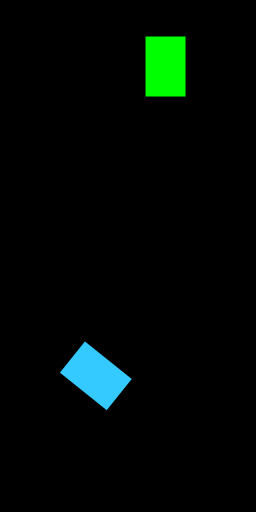
Frame 1 (no input)
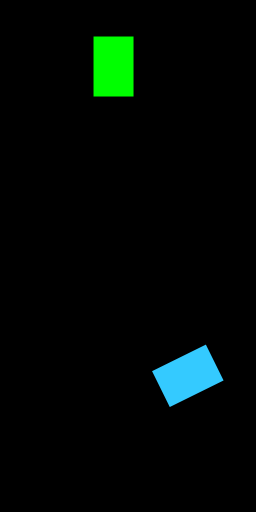
Frame 60 (the mouse pressed at the canvas centre just before this capture)
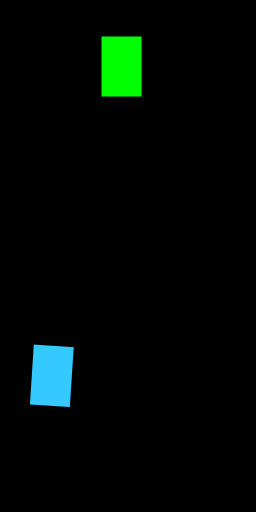
Frame 120 (the mouse held since frame 60 and released just before this capture)

The Processing sketch that drew these frames (run headless with seeded random() and noise(); from frame 60 on, the mouse is pressed at the canvas centre):

// Processing sketch: sketch_01032019_block
// ── sketch_01032019_block.pde
ArrayList<Block> B1;

void setup(){
  size(256,512);
  B1 = new ArrayList<Block>();
}

void draw(){
  background(0);
  B1.add(new Block());
  Block b1 = B1.get(0);
  b1.run();
  
  B1.add(new AmazingBlock());
  Block b2 = B1.get(1);
  b2.run();
  
}

void keyPressed(){
  if( (key=='r') || (key=='R')){
    setup();
  }
}

// ── AmazingBlock.pde
class AmazingBlock extends Block{
  float angle;
  float colorAngle;
  
  AmazingBlock(){
    super();
    this.angle=random(0,360);
    this.posX = random(w,width-w);
    this.posY = random(height/2+h/2, height-h/2);
    this.colorAngle = angle;
  }
  
  void display(){
    noStroke();
    rectMode(CENTER);
    fill(colorAngle%256, 255-colorAngle%256, 255);
    pushMatrix();
    translate(posX,posY);
    rotate(radians(angle));
    rect(0,0,w,h);
    popMatrix();
    angle+= 5;
  }
 
  
}

// ── Block.pde

class Block{
  float posX, posY;
  float w, h;
  float sx;  
  int dir;
  
  Block(){
    this.posX = random(w,width-w);
    this.posY = random(0, height/2-h);
    this.w = 40;
    this.h = 60;
    this.sx = 4;
    this.dir = 1;
  }
  
  void move(){
    posX += sx * dir;
    if( (posX<=0) || (posX>=width) ){
      dir = -dir;
    }
  }
  
  void display(){
    noStroke();
    rectMode(CENTER);
    fill(0,255,0);
    rect(posX,posY,w,h);
  }
  
  void run(){
    display();
    move();
  }
}
